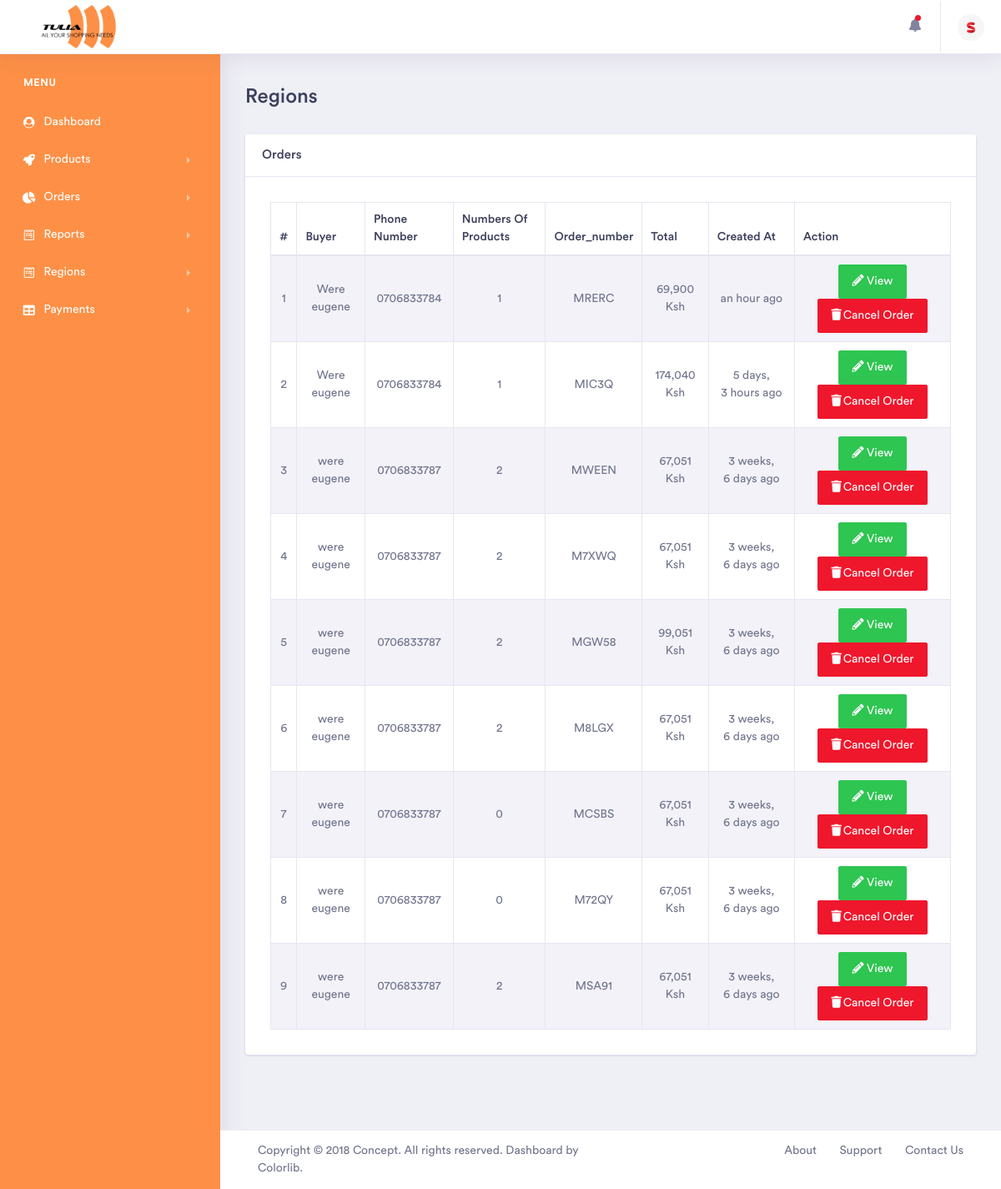
Page /tuliaadmin/orders/ (signed in) on the committed database.
### Tulia_admin/models.py (models this page shows, shortened)
class Seller(get_user_model()):
    phone_number = models.CharField(max_length=20, null=False, blank=False)
    business_no = models.CharField(max_length=100, null=False, unique=True, blank=False)
    store_logo = models.ImageField(default="no_seller_logo.jpg", upload_to='store_logo', max_length=200,
                                   null=True)  # height_field=None, width_field=None
    store_name = models.CharField(max_length=100, null=False, unique=True)
    SELLER_STATUS = (
        ('VERIFIED', 'Verified'),
        ('UNVERIFIED', 'Unverified'),
    )
    status = models.CharField(choices=SELLER_STATUS, max_length=100, default='UNVERIFIED')
    country = models.CharField(max_length=100, null=False)
    class Meta:
        verbose_name = 'Seller'
        verbose_name_plural = 'Sellers'

class Checkout(models.Model):
    buyer = models.ForeignKey(Buyer, on_delete=models.CASCADE)
    phonenumber = models.CharField(max_length=20, null=False)
    total = models.FloatField(default=0, )
    reference_code = models.CharField(max_length=10, null=False)
    amount_paid = models.FloatField(default=0, )
    shipping_cost = models.FloatField(default=0)
    delivery = models.ForeignKey(Region, on_delete=models.CASCADE, null=True, blank=True)
    created_at = models.DateTimeField(auto_now_add=True)
    updated_at = models.DateTimeField(auto_now=True)
    CHECKOUT_STATUS = (
        ('PENDING', 'Pending'),
        ('PAID', 'Paid'),
    )
    status = models.CharField(choices=CHECKOUT_STATUS, max_length=100, default='PENDING')
    class Meta:
        verbose_name = 'Checkout'
        verbose_name_plural = 'Checkouts'

class Buyer(get_user_model()):
    phone_number = models.CharField(max_length=20, null=False, blank=False, unique=True)
    class Meta:
        verbose_name = 'Buyer'
        verbose_name_plural = 'Buyers'

### Tulia_admin/views.py (the view)
# urls.py: path('orders/', views.orders, name='orders'),
def orders(request):
    checkouts = Checkout.objects.filter(status__exact='PENDING').order_by('-created_at')
    context={
        'buyer_orders': checkouts,
    }
    return render(request, 'tulia/orders/new_orders.html', context)

### Tulia/templatetags/call_method.py (called while the page is built)
@register.filter(name='seller_buyer_quantities')
def seller_buyer_quantities(reference_code):
    buyer_orders =[]
    orders=Order_Product.objects.filter(checkout__reference_code=reference_code).count()
    return orders

@register.filter(name='seller_image')
def seller_image(request):
    seller = Seller.objects.filter(user_ptr_id = request.user.id).first()
    if seller.store_logo.url:
        return seller.store_logo.url
    return seller.store_logo.url

### Tulia_admin/templates/tulia/orders/new_orders.html (shortened to what this page needs)
{% extends 'tulia/dashboard/dashboard.html' %}
{% load humanize %}
{% load call_method %}
{% load static %}
{% block content %}
    <div class="dashboard-wrapper">
            <div class="container-fluid  dashboard-content">
                <div class="row">
                    <div class="col-xl-12 col-lg-12 col-md-12 col-sm-12 col-12">
                        <div class="page-header">
                            <h2 class="pageheader-title">Regions</h2>
                        </div>
                    </div>
                </div>
                <div class="row">
                    <div class="col-xl-12 col-lg-12 col-md-12 col-sm-12 col-12">
                        <div class="card">
                            <h5 class="card-header">Orders</h5>
                            <div class="card-body">
                                <div class="table-responsive">
                                 {% if buyer_orders|length > 0 %}
                                    <div class="main-chart" id="line-chart" style="padding: 10px">
                                       <table id="" class="example table table-striped table-bordered" style="">
                                            <thead>
                                                <tr class="text-capitalize">
                                                    <th>#</th>
                                                    <th>Buyer</th>
                                                    <th>Phone Number</th>
                                                    <th>Numbers of Products</th>
                                                    <th>Order_number</th>
                                                    <th>Total</th>
                                                    <th>Created At</th>
                                                    <th>Action</th>
                                                </tr>
                                            </thead>
                                            <tbody>
                                                {% for buyer_order in buyer_orders %}
                                                    <tr class="text-center ">
                                                        <td>{{ forloop.counter }}</td>
                                                        <td>{{ buyer_order.buyer.last_name }} {{ buyer_order.buyer.first_name}}</td>
                                                        <td>{{ buyer_order.buyer.phone_number}}</td>
                                                        <td>
                                                            {{ buyer_order.reference_code|seller_buyer_quantities }}
                                                        </td>
                                                        <td>
                                                            {{ buyer_order.reference_code }}
                                                        </td>
                                                        <td>
                                                            {{ buyer_order.total|floatformat|intcomma }} Ksh
                                                        </td>
                                                        <td>
                                                            {{ buyer_order.created_at|naturaltime }}
                                                        </td>
                                                        <td>
                                                            <a href="{% url 'TuliaAdmin:buyer_orders' buyer_order.reference_code %}" class="btn btn-success"><i class="fas fa-pencil-alt"></i> View</a>
                                                            <a href="#" data-toggle="modal" data-target="#rd{{ buyer_order.id }}" class="btn btn-danger"><i class="fas fa-trash " style="padding-right: 2px"></i>Cancel Order</a>
                                                        </td>
                                                    </tr>
                                                {% endfor %}
                                            </tbody>
                                       </table>
                                    </div>
                                {% endif %}
                                </div>
                            </div>
                        </div>
                    </div>
                </div>
            </div>
            <div class="footer">
                <div class="container-fluid">
                    <div class="row">
                        <div class="col-xl-6 col-lg-6 col-md-12 col-sm-12 col-12">
                            Copyright © 2018 Concept. All rights reserved. Dashboard by <a href="https://colorlib.com/wp/">Colorlib</a>.
                        </div>
                        <div class="col-xl-6 col-lg-6 col-md-12 col-sm-12 col-12">
                            <div class="text-md-right footer-links d-none d-sm-block">
                                <a href="javascript: void(0);">About</a>
                                <a href="javascript: void(0);">Support</a>
                                <a href="javascript: void(0);">Contact Us</a>
                            </div>
                        </div>
                    </div>
                </div>
            </div>
        </div>
{% endblock content %}

### Tulia_admin/templates/tulia/dashboard/dashboard.html (shortened to what this page needs)
<!doctype html>
{% load static %}
{%  load call_method %}
<html lang="en">
<head>
    <link rel="stylesheet" href="{% static 'assets/vendor/bootstrap/css/bootstrap.min.css' %}">
    <link href="{% static 'assets/vendor/fonts/circular-std/style.css' %}" rel="stylesheet">
    <link rel="stylesheet" href="{% static 'assets/libs/css/style.css' %}">
    <link rel="stylesheet" href="{% static 'assets/vendor/fonts/fontawesome/css/fontawesome-all.css' %}">
    <link rel="stylesheet" href="{% static 'assets/vendor/charts/chartist-bundle/chartist.css' %}">
    <link rel="stylesheet" href="{% static 'assets/vendor/charts/morris-bundle/morris.css' %}">
    <link rel="stylesheet" href="{% static 'assets/vendor/fonts/material-design-iconic-font/css/materialdesignicons.min.css' %}">
    <link rel="stylesheet" href="{% static 'assets/vendor/charts/c3charts/c3.css' %}">
    <link rel="stylesheet" href="{% static 'assets/vendor/fonts/flag-icon-css/flag-icon.min.css' %}">
</head>
<body>
    <div class="dashboard-main-wrapper">
        <div class="dashboard-header">
            <nav class="navbar navbar-expand-lg bg-white fixed-top">
                <a class="navbar-brand p-0" href="dashboard.html">
                    <img style="height: 64px;" src="{% static 'img/sitelogo/TULIA.png' %}" class="" alt="">
                </a>
                <div class="collapse navbar-collapse " id="navbarSupportedContent">
                    <ul class="navbar-nav ml-auto navbar-right-top">
                        <li class="nav-item dropdown notification">
                            <a class="nav-link nav-icons" href="#" id="navbarDropdownMenuLink1" data-toggle="dropdown" aria-haspopup="true" aria-expanded="false"><i class="fas fa-fw fa-bell"></i> <span class="indicator"></span></a>
                        </li>
                        <li class="nav-item dropdown nav-user">
                            <a class="nav-link nav-user-img" href="#" id="navbarDropdownMenuLink2" data-toggle="dropdown" aria-haspopup="true" aria-expanded="false"><img src="{{ request|seller_image }}" alt="" class="user-avatar-md rounded-circle"></a>
                        </li>
                    </ul>
                </div>
            </nav>
        </div>
        <div class="nav-left-sidebar sidebar-dark">
            <div class="menu-list">
                <nav class="navbar navbar-expand-lg navbar-light">
                    <div class="collapse navbar-collapse" id="navbarNav">
                        <ul class="navbar-nav flex-column">
                            <li class="nav-divider">
                                Menu
                            </li>
                            <li class="nav-item ">
                                <a class="nav-link " href="{% url 'TuliaAdmin:home' %}"
                                >
                                    <i class="fa fa-fw fa-user-circle"></i>Dashboard
                                </a>
                            </li>
                            <li class="nav-item">
                                <a class="nav-link" href="#" data-toggle="collapse" aria-expanded="false" data-target="#submenu-2" aria-controls="submenu-2"><i class="fa fa-fw fa-rocket"></i>Products</a>
                            </li>
                            <li class="nav-item">
                                <a class="nav-link" href="#" data-toggle="collapse" aria-expanded="false" data-target="#submenu-3" aria-controls="submenu-3"><i class="fas fa-fw fa-chart-pie"></i>Orders</a>
                            </li>
                            <li class="nav-item ">
                                <a class="nav-link" href="#" data-toggle="collapse" aria-expanded="false" data-target="#submenu-77" aria-controls="submenu-77"><i class="fab fa-fw fa-wpforms"></i>Reports</a>
                            </li>
                            <li class="nav-item ">
                                <a class="nav-link" href="#" data-toggle="collapse" aria-expanded="false" data-target="#submenu-4" aria-controls="submenu-4" ><i class="fab fa-fw fa-wpforms"></i>Regions</a>
                            </li>
                            <li class="nav-item">
                                <a class="nav-link" href="#" data-toggle="collapse" aria-expanded="false" data-target="#submenu-5" aria-controls="submenu-5"><i class="fas fa-fw fa-table"></i>Payments</a>
                            </li>
                        </ul>
                    </div>
                </nav>
            </div>
        </div>
    <div class="col-sm-7" style="margin: 0 auto;">
    </div>
        {% block content %}
        {% endblock content %}
    </div>
{% load sweetify %}
</body>
</html>

### rows in the picture
Checkout: buyer.last_name "Were", buyer.first_name "eugene", buyer.phone_number "0706833784", reference_code|seller_buyer_quantities "1", reference_code "MRERC", total "69,900", created_at "an hour ago"
Checkout: buyer.last_name "Were", buyer.first_name "eugene", buyer.phone_number "0706833784", reference_code|seller_buyer_quantities "1", reference_code "MIC3Q", total "174,040", created_at "5 days, 3 hours ago"
Checkout: buyer.last_name "were", buyer.first_name "eugene", buyer.phone_number "0706833787", reference_code|seller_buyer_quantities "2", reference_code "MWEEN", total "67,051", created_at "3 weeks, 6 days ago"
Checkout: buyer.last_name "were", buyer.first_name "eugene", buyer.phone_number "0706833787", reference_code|seller_buyer_quantities "2", reference_code "M7XWQ", total "67,051", created_at "3 weeks, 6 days ago"
Checkout: buyer.last_name "were", buyer.first_name "eugene", buyer.phone_number "0706833787", reference_code|seller_buyer_quantities "2", reference_code "MGW58", total "99,051", created_at "3 weeks, 6 days ago"
Checkout: buyer.last_name "were", buyer.first_name "eugene", buyer.phone_number "0706833787", reference_code|seller_buyer_quantities "2", reference_code "M8LGX", total "67,051", created_at "3 weeks, 6 days ago"
Checkout: buyer.last_name "were", buyer.first_name "eugene", buyer.phone_number "0706833787", reference_code|seller_buyer_quantities "0", reference_code "MCSBS", total "67,051", created_at "3 weeks, 6 days ago"
Checkout: buyer.last_name "were", buyer.first_name "eugene", buyer.phone_number "0706833787", reference_code|seller_buyer_quantities "0", reference_code "M72QY", total "67,051", created_at "3 weeks, 6 days ago"
Checkout: buyer.last_name "were", buyer.first_name "eugene", buyer.phone_number "0706833787", reference_code|seller_buyer_quantities "2", reference_code "MSA91", total "67,051", created_at "3 weeks, 6 days ago"
